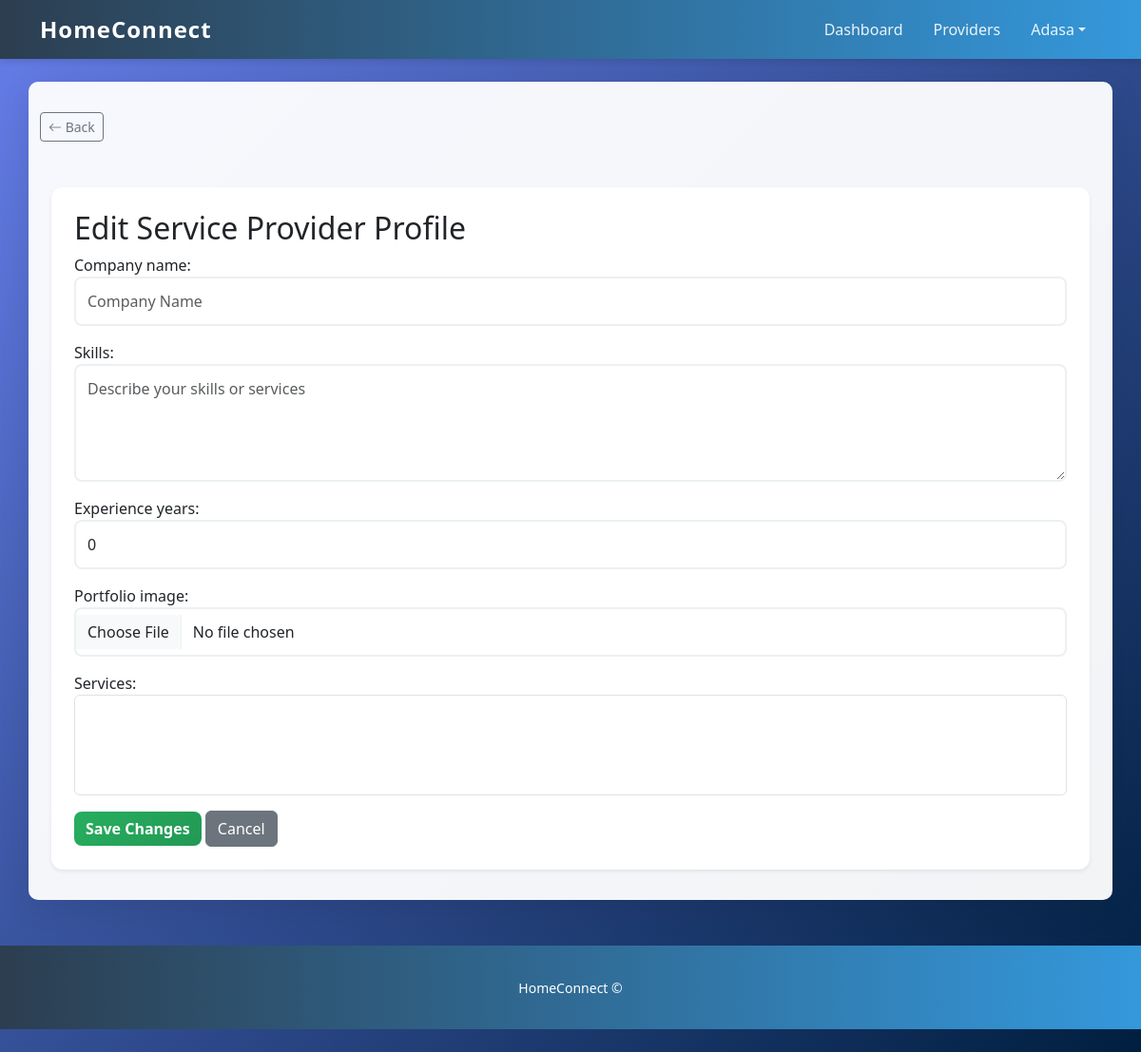
Before: /services/providers/1/update/ (signed in) with the older database file.
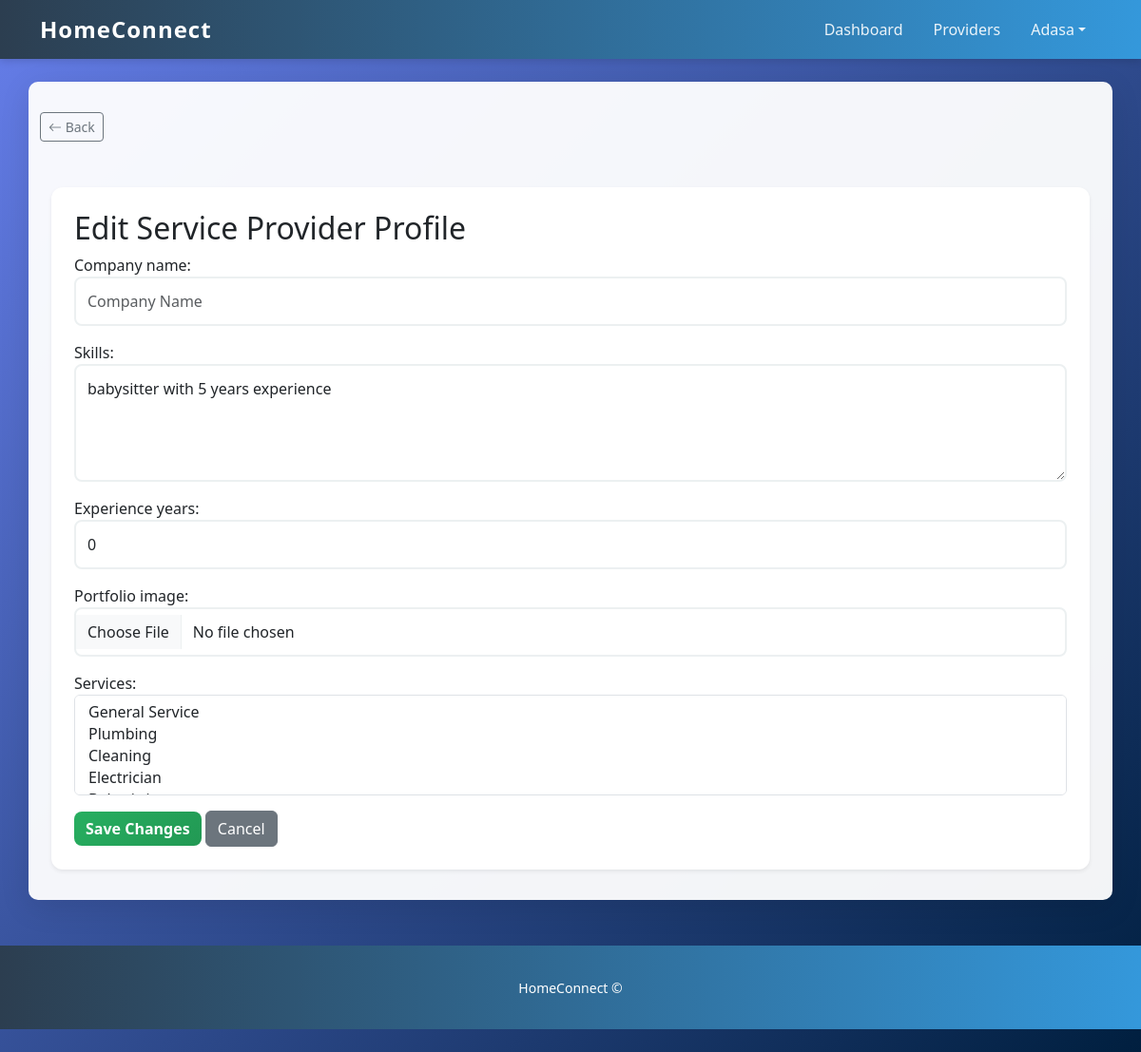
After: the same page with the newer database file.
### accounts/models.py (models this page shows, shortened)
class ServiceProvider(models.Model):
    user = models.OneToOneField(
        settings.AUTH_USER_MODEL,
        on_delete=models.CASCADE,
        related_name="provider_profile"
    )
    company_name = models.CharField(max_length=150, blank=True)
    skills = models.TextField(
        blank=True,
        help_text="Describe your skills, experience, or services you provide."
    )
    experience_years = models.PositiveIntegerField(default=0)
    portfolio_image = models.ImageField(
        upload_to="provider_portfolio/",
        blank=True,
        null=True
    )
    services = models.ManyToManyField(
        Service,
        blank=True,
        related_name='providers'
    )

### services/views.py (the view)
# urls.py: path('providers/<int:pk>/update/', views.provider_update, name='provider_update'),
@login_required
def provider_update(request, pk):
    provider = get_object_or_404(ServiceProvider, pk=pk)
    if provider.user != request.user:
        return HttpResponseForbidden("Not allowed.")
    form = ProviderEditForm(request.POST or None, request.FILES or None, instance=provider)
    if request.method == 'POST' and form.is_valid():
        form.save()
        messages.success(request, "Profile updated successfully.")
        return redirect('services:provider_detail', pk=pk)
    return render(request, 'services/provider_update.html', {'form': form, 'provider': provider})

### services/forms.py
class ProviderEditForm(forms.ModelForm):
    class Meta:
        model = ServiceProvider
        fields = [
            "company_name",
            "skills",
            "experience_years",
            "portfolio_image",
            "services",
        ]
        widgets = {
            "company_name": forms.TextInput(attrs={
                "class": "form-control",
                "placeholder": "Company Name"
            }),
            "skills": forms.Textarea(attrs={
                "class": "form-control",
                "rows": 4,
                "placeholder": "Describe your skills or services"
            }),
            "experience_years": forms.NumberInput(attrs={
                "class": "form-control",
            }),
            "portfolio_image": forms.ClearableFileInput(attrs={
                "class": "form-control"
            }),
            "services": forms.SelectMultiple(attrs={
                "class": "form-select"
            }),
        }

### services/models.py (called while the page is built)
    def __str__(self):
        return self.name

### templates/services/provider_update.html (shortened to what this page needs)
{% extends 'base.html' %}
{% block content %}
<div class="container mt-5">
    <div class="card shadow-sm p-4">
        <h2>Edit Service Provider Profile</h2>
        <form method="post" enctype="multipart/form-data">
            <div class="mb-3">
                {{ form.company_name.label_tag }}
                {{ form.company_name }}
            </div>
            <div class="mb-3">
                {{ form.skills.label_tag }}
                {{ form.skills }}
            </div>
            <div class="mb-3">
                {{ form.experience_years.label_tag }}
                {{ form.experience_years }}
            </div>
            <div class="mb-3">
                {{ form.portfolio_image.label_tag }}
                {{ form.portfolio_image }}
            </div>
            <div class="mb-3">
                {{ form.services.label_tag }}
                {{ form.services }}
            </div>
            <button type="submit" class="btn btn-success">Save Changes</button>
            <a href="{% url 'accounts:provider_detail' provider.pk %}" class="btn btn-secondary">Cancel</a>
        </form>
    </div>
</div>
{% endblock %}

Changed rows visible on the page:
changed ServiceProvider: skills (not shown) → "babysitter with 5 years experience"
Other visible differences:
form field services: (not shown) → "General Service / Plumbing / Cleaning / Electrician"
